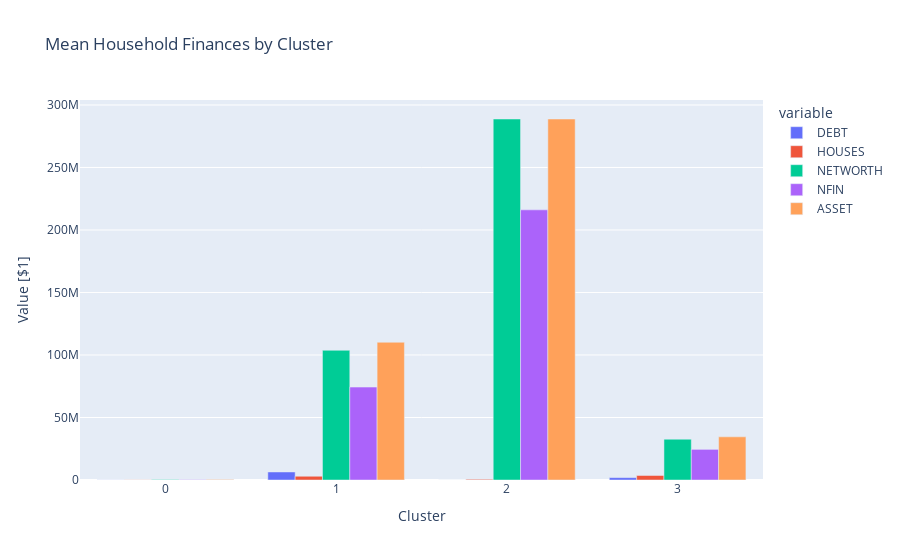

The cell this chart's notebook holds for it:
### Code cell
# let's make a bar chart and see how our clusters differ.
fig = px.bar(
    xgb,
    barmode="group",
    title="Mean Household Finances by Cluster"
)
fig.update_layout(xaxis_title="Cluster", yaxis_title="Value [$1]")
fig.show()

### Figure 1 — Plotly figure (JSON) as saved in the notebook; plotly's stock layout.template omitted (floating-point values rounded to 4 significant figures)
{"data": [{"alignmentgroup": "True", "hovertemplate": "variable=DEBT<br>index=%{x}<br>value=%{y}<extra></extra>", "legendgroup": "DEBT", "marker": {"color": "#636efa", "pattern": {"shape": ""}}, "name": "DEBT", "offsetgroup": "DEBT", "orientation": "v", "showlegend": true, "textposition": "auto", "type": "bar", "x": [0, 1, 2, 3], "xaxis": "x", "y": [81560.0, 6421700, 0, 1886000.0], "yaxis": "y"}, {"alignmentgroup": "True", "hovertemplate": "variable=HOUSES<br>index=%{x}<br>value=%{y}<extra></extra>", "legendgroup": "HOUSES", "marker": {"color": "#EF553B", "pattern": {"shape": ""}}, "name": "HOUSES", "offsetgroup": "HOUSES", "orientation": "v", "showlegend": true, "textposition": "auto", "type": "bar", "x": [0, 1, 2, 3], "xaxis": "x", "y": [108800.0, 2993000, 571000, 3608500], "yaxis": "y"}, {"alignmentgroup": "True", "hovertemplate": "variable=NETWORTH<br>index=%{x}<br>value=%{y}<extra></extra>", "legendgroup": "NETWORTH", "marker": {"color": "#00cc96", "pattern": {"shape": ""}}, "name": "NETWORTH", "offsetgroup": "NETWORTH", "orientation": "v", "showlegend": true, "textposition": "auto", "type": "bar", "x": [0, 1, 2, 3], "xaxis": "x", "y": [354300.0, 103762830, 288785600, 32650000.0], "yaxis": "y"}, {"alignmentgroup": "True", "hovertemplate": "variable=NFIN<br>index=%{x}<br>value=%{y}<extra></extra>", "legendgroup": "NFIN", "marker": {"color": "#ab63fa", "pattern": {"shape": ""}}, "name": "NFIN", "offsetgroup": "NFIN", "orientation": "v", "showlegend": true, "textposition": "auto", "type": "bar", "x": [0, 1, 2, 3], "xaxis": "x", "y": [286500.0, 74327620, 216111000, 24510000.0], "yaxis": "y"}, {"alignmentgroup": "True", "hovertemplate": "variable=ASSET<br>index=%{x}<br>value=%{y}<extra></extra>", "legendgroup": "ASSET", "marker": {"color": "#FFA15A", "pattern": {"shape": ""}}, "name": "ASSET", "offsetgroup": "ASSET", "orientation": "v", "showlegend": true, "textposition": "auto", "type": "bar", "x": [0, 1, 2, 3], "xaxis": "x", "y": [435900.0, 110184530, 288785600, 34540000.0], "yaxis": "y"}], "layout": {"barmode": "group", "legend": {"title": {"text": "variable"}, "tracegroupgap": 0}, "title": {"text": "Mean Household Finances by Cluster"}, "xaxis": {"anchor": "y", "domain": [0, 1], "title": {"text": "Cluster"}}, "yaxis": {"anchor": "x", "domain": [0, 1], "title": {"text": "Value [$1]"}}}}
